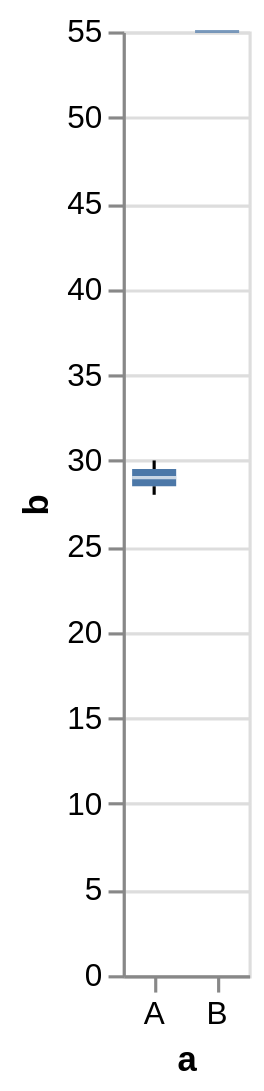

Write a Vega-Lite specification for this figure.
### Vega specification from a JSON file in a GitHub repository (floating-point values rounded to 4 significant figures)
{"$schema": "https://vega.github.io/schema/vega/v6.json", "description": "A simple bar chart with embedded data.", "background": "white", "padding": 5, "height": 300, "style": "cell", "data": [{"name": "source_0", "values": [{"a": "A", "b": 28}, {"a": "A", "b": 30}, {"a": "B", "b": 55}]}, {"name": "data_1", "source": "source_0", "transform": [{"type": "joinaggregate", "as": ["lower_box_b", "upper_box_b"], "ops": ["q1", "q3"], "fields": ["b", "b"], "groupby": ["a"]}]}, {"name": "data_2", "source": "data_1", "transform": [{"type": "filter", "expr": "(datum['b'] < datum['lower_box_b'] - 1.5 * (datum['upper_box_b'] - datum['lower_box_b'])) || (datum['b'] > datum['upper_box_b'] + 1.5 * (datum['upper_box_b'] - datum['lower_box_b']))"}, {"type": "filter", "expr": "isValid(datum[\"b\"]) && isFinite(+datum[\"b\"])"}]}, {"name": "data_3", "source": "data_1", "transform": [{"type": "filter", "expr": "(datum['lower_box_b'] - 1.5 * (datum['upper_box_b'] - datum['lower_box_b']) <= datum['b']) && (datum['b'] <= datum['upper_box_b'] + 1.5 * (datum['upper_box_b'] - datum['lower_box_b']))"}, {"type": "aggregate", "groupby": ["a"], "ops": ["min", "max", "min", "max"], "fields": ["b", "b", "lower_box_b", "upper_box_b"], "as": ["lower_whisker_b", "upper_whisker_b", "lower_box_b", "upper_box_b"]}]}, {"name": "data_4", "source": "data_3", "transform": [{"type": "filter", "expr": "isValid(datum[\"lower_whisker_b\"]) && isFinite(+datum[\"lower_whisker_b\"])"}]}, {"name": "data_5", "source": "data_3", "transform": [{"type": "filter", "expr": "isValid(datum[\"upper_box_b\"]) && isFinite(+datum[\"upper_box_b\"])"}]}, {"name": "data_6", "source": "source_0", "transform": [{"type": "aggregate", "groupby": ["a"], "ops": ["q1", "q3", "median", "min", "max"], "fields": ["b", "b", "b", "b", "b"], "as": ["lower_box_b", "upper_box_b", "mid_box_b", "min_b", "max_b"]}]}, {"name": "data_7", "source": "data_6", "transform": [{"type": "filter", "expr": "isValid(datum[\"lower_box_b\"]) && isFinite(+datum[\"lower_box_b\"])"}]}, {"name": "data_8", "source": "data_6", "transform": [{"type": "filter", "expr": "isValid(datum[\"mid_box_b\"]) && isFinite(+datum[\"mid_box_b\"])"}]}], "signals": [{"name": "x_step", "value": 20}, {"name": "width", "update": "bandspace(domain('x').length, 0, 0) * x_step"}], "marks": [{"name": "layer_0_layer_0_marks", "type": "symbol", "style": ["point", "boxplot-outliers"], "from": {"data": "data_2"}, "encode": {"update": {"opacity": {"value": 0.7}, "fill": {"value": "transparent"}, "stroke": {"value": "#4c78a8"}, "ariaRoleDescription": {"value": "point"}, "description": {"signal": "\"a: \" + (isValid(datum[\"a\"]) ? datum[\"a\"] : \"\"+datum[\"a\"]) + \"; b: \" + (format(datum[\"b\"], \"\"))"}, "x": {"scale": "x", "field": "a", "band": 0.5}, "y": {"scale": "y", "field": "b"}}}}, {"name": "layer_0_layer_1_layer_0_marks", "type": "rule", "style": ["rule", "boxplot-rule"], "aria": false, "from": {"data": "data_4"}, "encode": {"update": {"stroke": {"value": "black"}, "tooltip": {"signal": "{\"Upper Whisker of b\": format(datum[\"upper_whisker_b\"], \"\"), \"Lower Whisker of b\": format(datum[\"lower_whisker_b\"], \"\"), \"a\": isValid(datum[\"a\"]) ? datum[\"a\"] : \"\"+datum[\"a\"]}"}, "x": {"scale": "x", "field": "a", "band": 0.5}, "y": {"scale": "y", "field": "lower_whisker_b"}, "y2": {"scale": "y", "field": "lower_box_b"}}}}, {"name": "layer_0_layer_1_layer_1_marks", "type": "rule", "style": ["rule", "boxplot-rule"], "aria": false, "from": {"data": "data_5"}, "encode": {"update": {"stroke": {"value": "black"}, "tooltip": {"signal": "{\"Upper Whisker of b\": format(datum[\"upper_whisker_b\"], \"\"), \"Lower Whisker of b\": format(datum[\"lower_whisker_b\"], \"\"), \"a\": isValid(datum[\"a\"]) ? datum[\"a\"] : \"\"+datum[\"a\"]}"}, "x": {"scale": "x", "field": "a", "band": 0.5}, "y": {"scale": "y", "field": "upper_box_b"}, "y2": {"scale": "y", "field": "upper_whisker_b"}}}}, {"name": "layer_1_layer_0_marks", "type": "rect", "style": ["bar", "boxplot-box"], "from": {"data": "data_7"}, "encode": {"update": {"ariaRoleDescription": {"value": "box"}, "fill": {"value": "#4c78a8"}, "tooltip": {"signal": "{\"Max of b\": format(datum[\"max_b\"], \"\"), \"Q3 of b\": format(datum[\"upper_box_b\"], \"\"), \"Median of b\": format(datum[\"mid_box_b\"], \"\"), \"Q1 of b\": format(datum[\"lower_box_b\"], \"\"), \"Min of b\": format(datum[\"min_b\"], \"\"), \"a\": isValid(datum[\"a\"]) ? datum[\"a\"] : \"\"+datum[\"a\"]}"}, "description": {"signal": "\"a: \" + (isValid(datum[\"a\"]) ? datum[\"a\"] : \"\"+datum[\"a\"]) + \"; b: \" + (format(datum[\"lower_box_b\"], \"\")) + \"; upper_box_b: \" + (format(datum[\"upper_box_b\"], \"\")) + \"; Max of b: \" + (format(datum[\"max_b\"], \"\")) + \"; Q3 of b: \" + (format(datum[\"upper_box_b\"], \"\")) + \"; Median of b: \" + (format(datum[\"mid_box_b\"], \"\")) + \"; Q1 of b: \" + (format(datum[\"lower_box_b\"], \"\")) + \"; Min of b: \" + (format(datum[\"min_b\"], \"\"))"}, "xc": {"scale": "x", "field": "a", "band": 0.5}, "width": {"value": 14}, "y": {"scale": "y", "field": "lower_box_b"}, "y2": {"scale": "y", "field": "upper_box_b"}}}}, {"name": "layer_1_layer_1_marks", "type": "rect", "style": ["tick", "boxplot-median"], "aria": false, "from": {"data": "data_8"}, "encode": {"update": {"opacity": {"value": 0.7}, "fill": [{"test": "datum['lower_box_b'] >= datum['upper_box_b']", "value": "#4c78a8"}, {"value": "white"}], "tooltip": {"signal": "{\"Max of b\": format(datum[\"max_b\"], \"\"), \"Q3 of b\": format(datum[\"upper_box_b\"], \"\"), \"Median of b\": format(datum[\"mid_box_b\"], \"\"), \"Q1 of b\": format(datum[\"lower_box_b\"], \"\"), \"Min of b\": format(datum[\"min_b\"], \"\"), \"a\": isValid(datum[\"a\"]) ? datum[\"a\"] : \"\"+datum[\"a\"]}"}, "xc": {"scale": "x", "field": "a", "band": 0.5}, "width": {"value": 14}, "yc": {"scale": "y", "field": "mid_box_b"}, "height": {"value": 1}}}}], "scales": [{"name": "x", "type": "band", "domain": {"fields": [{"data": "data_2", "field": "a"}, {"data": "data_4", "field": "a"}, {"data": "data_5", "field": "a"}, {"data": "data_7", "field": "a"}, {"data": "data_8", "field": "a"}], "sort": true}, "range": {"step": {"signal": "x_step"}}, "paddingInner": 0, "paddingOuter": 0}, {"name": "y", "type": "linear", "domain": {"fields": [{"data": "data_2", "field": "b"}, {"data": "data_4", "field": "lower_whisker_b"}, {"data": "data_4", "field": "lower_box_b"}, {"data": "data_5", "field": "upper_box_b"}, {"data": "data_5", "field": "upper_whisker_b"}, {"data": "data_7", "field": "lower_box_b"}, {"data": "data_7", "field": "upper_box_b"}, {"data": "data_8", "field": "mid_box_b"}]}, "range": [{"signal": "height"}, 0], "nice": true, "zero": true}], "axes": [{"scale": "y", "orient": "left", "gridScale": "x", "grid": true, "tickCount": {"signal": "ceil(height/40)"}, "domain": false, "labels": false, "aria": false, "maxExtent": 0, "minExtent": 0, "ticks": false, "zindex": 0}, {"scale": "x", "orient": "bottom", "grid": false, "title": "a", "labelAngle": 0, "labelBaseline": "top", "zindex": 0}, {"scale": "y", "orient": "left", "grid": false, "title": "b", "labelOverlap": true, "tickCount": {"signal": "ceil(height/40)"}, "zindex": 0}]}
